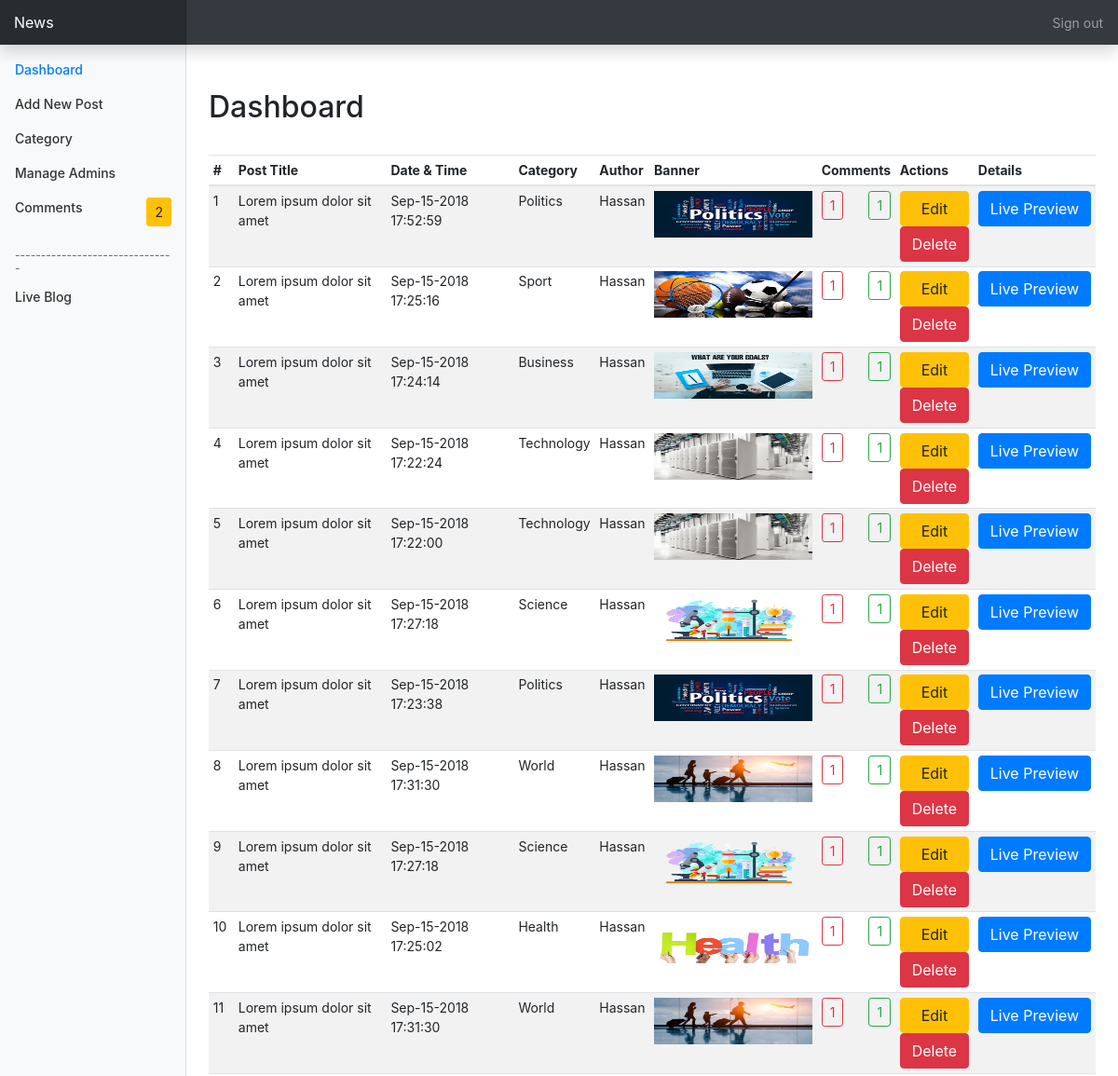
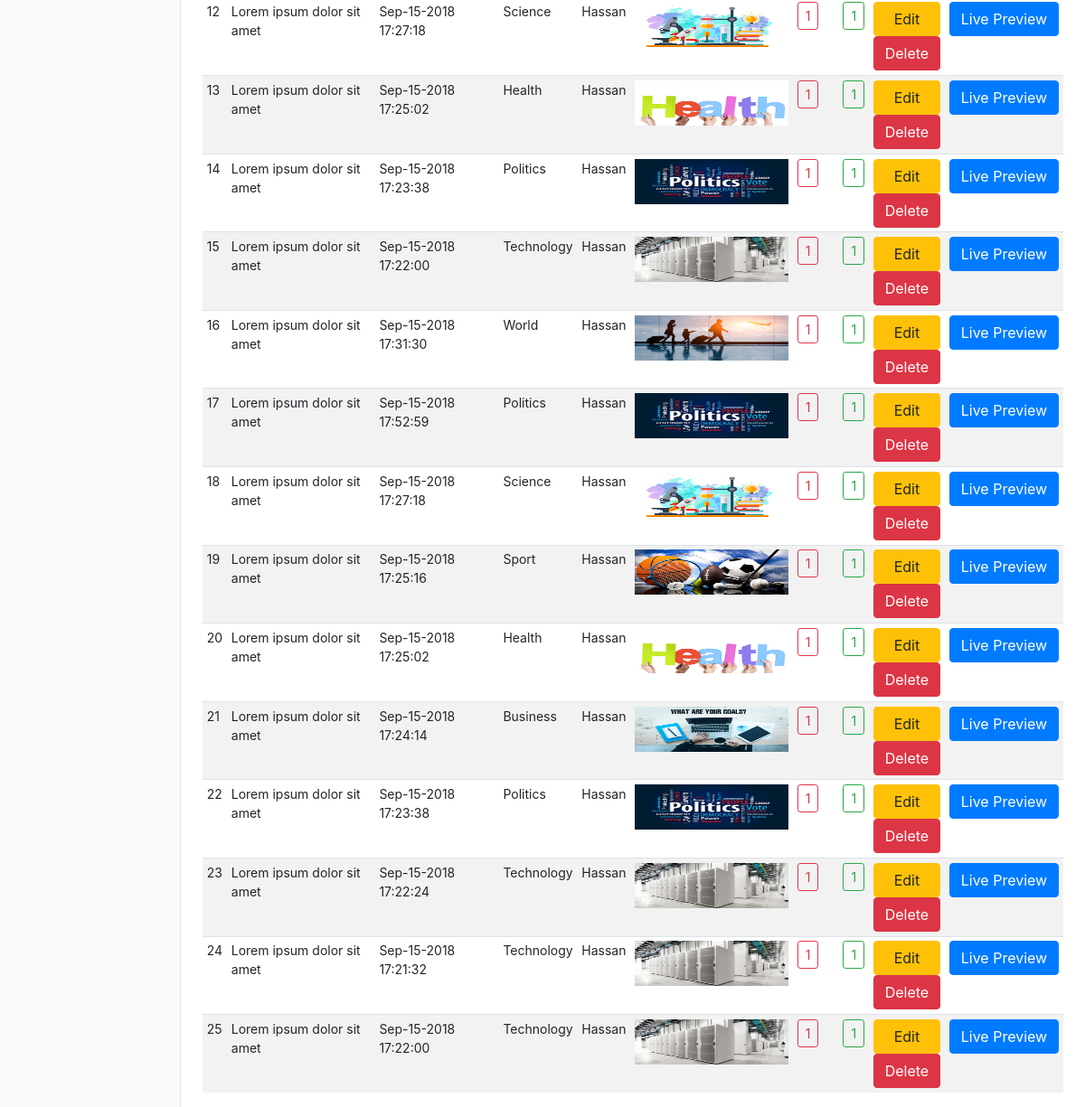
/Dashboard.php (signed in), run on the app's committed database (2 pictures, top to bottom).
### tables this page shows
CREATE TABLE `posts` (
  `id` int(10) NOT NULL,
  `title` varchar(50) NOT NULL,
  `datetime` varchar(50) NOT NULL,
  `category` varchar(100) NOT NULL,
  `author` varchar(100) NOT NULL,
  `image` varchar(200) NOT NULL,
  `post` varchar(10000) NOT NULL
);

### db/dbOperation.php (called while the page is built, shortened)
<?php
class DBOperation
{
    private $conn;
    public function __construct()
    {
        require_once 'dbConnect.php';
        $db = new DBConnect();
        $this->conn = $db->connect();
    }
    public function selectPost()
    {
        $sql = 'SELECT * FROM `posts` ORDER BY `id` DESC ;';
        $stmt = $this->conn->prepare($sql);
        $stmt->execute();
        $result = $stmt->fetchAll();
        $rowCount = $stmt->rowCount();
        $finalResult = array($result, $rowCount);
        return $finalResult;
    }
    public function countComments()
    {
        $sql = 'SELECT COUNT(*) FROM `comments` WHERE `status` = ?;';
        $stmt = $this->conn->prepare($sql);
        $status = 'off';
        $stmt->bindParam(1, $status);
        $stmt->execute();
        $result = $stmt->fetchColumn();
        return $result;
    }
}

### db/dbConnect.php (called while the page is built, shortened)
<?php
class DBConnect
{
    private $conn;
    public function connect()
    {
        try {
            $this->conn = new PDO(dsn, dbUsername, dbPassword);
        } catch (PDOException $exception) {
            echo 'Connection failed: ' . $exception->getMessage();
        }
        return $this->conn;
    }
}

### Dashboard.php (the view, shortened to what this page needs)
<?php require_once "./db/DBOperation.php" ?>
<!doctype html>
<html lang="en">
<head>
    <link rel="stylesheet" href="css/bootstrap.min.css">
    <link href="css/css/starter-template.css" rel="stylesheet">
    <link href="css/css/dashboard.css" rel="stylesheet">
</head>
<body>
<nav class="navbar navbar-dark fixed-top bg-dark flex-md-nowrap p-0 shadow">
    <a class="navbar-brand col-sm-3 col-md-2 mr-0" href="Blog.php?page=1">News</a>
    <ul class="navbar-nav px-3">
        <li class="nav-item text-nowrap">
            <a class="nav-link" href="SignOut.php">Sign out</a>
        </li>
    </ul>
</nav>
<div class="container-fluid">
    <div class="row">
        <nav class="col-md-2 d-none d-md-block bg-light sidebar">
            <div class="sidebar-sticky">
                <ul class="nav flex-column">
                    <li class="nav-item">
                        <a class="nav-link active" href="Dashboard.php">
                            Dashboard <span class="sr-only">(current)</span>
                        </a>
                    </li>
                    <li class="nav-item">
                        <a class="nav-link" href="AddNewPost.php">
                            Add New Post
                        </a>
                    </li>
                    <li class="nav-item">
                        <a class="nav-link" href="Categories.php">
                            Category
                        </a>
                    </li>
                    <li class="nav-item">
                        <a class="nav-link" href="Admins.php">
                            Manage Admins
                        </a>
                    </li>
                    <li class="nav-item">
                        <a class="nav-link" href="Comments.php">
                            Comments
                            <?php
                            $db = new dbOperation();
                            $result = $db->countComments();
                            echo '<button type="button" class="btn btn-warning btn-sm float-right">';
                            echo $result;
                            echo '</button>';
                            ?>
                        </a>
                    </li>
                </ul>
                <h6 class="sidebar-heading d-flex justify-content-between align-items-center px-3 mt-4 mb-1 text-muted">
                    <span>------------------------------- </span>
                </h6>
                <ul class="nav flex-column mb-2">
                    <li class="nav-item">
                        <a class="nav-link" href="Blog.php?page=1">
                            Live Blog
                        </a>
                    </li>
                </ul>
            </div>
        </nav>
        <main role="main" class="col-md-9 ml-sm-auto col-lg-10 px-4 pt-lg-0">
            <div class="d-flex justify-content-between flex-wrap flex-md-nowrap align-items-center pt-3 pb-2 mb-3">
                <h1 class="h2">Dashboard</h1>
            </div>
            <div class="table-responsive">
                <table class="table table-striped table-sm">
                    <thead>
                    <tr>
                        <th>#</th>
                        <th>Post Title</th>
                        <th>Date & Time</th>
                        <th>Category</th>
                        <th>Author</th>
                        <th>Banner</th>
                        <th>Comments</th>
                        <th>Actions</th>
                        <th>Details</th>
                    </tr>
                    </thead>
                    <tbody>
                    <?php
                    $db = new dbOperation();
                    $finalResult = $db->selectPost();
                    $result = $finalResult[0];
                    $rowCount = $finalResult[1];
                    for ($i = 0; $i < $rowCount; $i++) {
                        echo '<tr>';
                        echo '<td>' . ($i + 1) . '</td>';
                        echo '<td>' . $result[$i]['title'] . '</td>';
                        echo '<td>' . $result[$i]['datetime'] . '</td>';
                        echo '<td>' . $result[$i]['category'] . '</td>';
                        echo '<td>' . $result[$i]['author'] . '</td>';
                        echo '<td>' . '<img src="upload/' . $result[$i]['image'] . '"  width="170px" ; height="50px" class="">' . '</td>';
                        echo '<td>' . '<button type="button" class="btn btn-outline-danger btn-sm float-left">1</button>'
                            . '<button type="button" class="btn btn-outline-success btn-sm float-right">1</button>' . '</td>';
                        echo '<td>'
                            . '<a href="operation/EditPost.php?id=' . $result[$i]['id'] . '">'
                            . '<button class="btn btn-warning btn-block" type="submit" name="btnEdit">Edit</button>'
                            . '</a>'
                            . '<a href="operation/DeletePost.php?id=' . $result[$i]['id'] . '">'
                            . '<button class="btn btn-danger btn-block" type="submit" name="btnDelete">Delete</button>'
                            . '</a>' . '</td>';
                        echo '<td>'
                            . '<a href="FullPost.php?id=' . $result[$i]['id'] . '">'
                            . '<button class="btn btn-primary btn-block" type="submit" name="btnPreview">Live Preview</button>'
                            . '</a>' . '</td>';
                        echo '</tr>';
                    }
                    ?>
                    </tbody>
                </table>
            </div>
        </main>
    </div>
</div>
</body>
</html>

### css/css/starter-template.css (style rules this page uses)
body { padding-top: 5rem; }

### css/css/dashboard.css (style rules this page uses)
body { font-size: .875rem; }
.sidebar { position: fixed; top: 0; bottom: 0; left: 0; z-index: 100; padding: 48px 0 0; box-shadow: inset -1px 0 0 rgba(0, 0, 0, .1); }
.sidebar-sticky { position: relative; top: 0; height: calc(100vh - 48px); padding-top: .5rem; overflow-x: hidden; overflow-y: auto; }
.sidebar .nav-link { font-weight: 500; color: #333; }
.sidebar .nav-link.active { color: #007bff; }
.sidebar-heading { font-size: .75rem; text-transform: uppercase; }
[role="main"] { padding-top: 48px; }
.navbar-brand { padding-top: .75rem; padding-bottom: .75rem; font-size: 1rem; background-color: rgba(0, 0, 0, .25); box-shadow: inset -1px 0 0 rgba(0, 0, 0, .25); }

### data on the page
posts: title "Lorem ipsum dolor sit amet", datetime "Sep-15-2018 17:52:59", category "Politics", author "Hassan", image (picture)
posts: title "Lorem ipsum dolor sit amet", datetime "Sep-15-2018 17:25:16", category "Sport", author "Hassan", image (picture)
posts: title "Lorem ipsum dolor sit amet", datetime "Sep-15-2018 17:24:14", category "Business", author "Hassan", image (picture)
posts: title "Lorem ipsum dolor sit amet", datetime "Sep-15-2018 17:22:24", category "Technology", author "Hassan", image (picture)
posts: title "Lorem ipsum dolor sit amet", datetime "Sep-15-2018 17:22:00", category "Technology", author "Hassan", image (picture)
posts: title "Lorem ipsum dolor sit amet", datetime "Sep-15-2018 17:27:18", category "Science", author "Hassan", image (picture)
posts: title "Lorem ipsum dolor sit amet", datetime "Sep-15-2018 17:23:38", category "Politics", author "Hassan", image (picture)
posts: title "Lorem ipsum dolor sit amet", datetime "Sep-15-2018 17:31:30", category "World", author "Hassan", image (picture)
posts: title "Lorem ipsum dolor sit amet", datetime "Sep-15-2018 17:27:18", category "Science", author "Hassan", image (picture)
posts: title "Lorem ipsum dolor sit amet", datetime "Sep-15-2018 17:25:02", category "Health", author "Hassan", image (picture)
posts: title "Lorem ipsum dolor sit amet", datetime "Sep-15-2018 17:31:30", category "World", author "Hassan", image (picture)
posts: title "Lorem ipsum dolor sit amet", datetime "Sep-15-2018 17:27:18", category "Science", author "Hassan", image (picture)
posts: title "Lorem ipsum dolor sit amet", datetime "Sep-15-2018 17:25:02", category "Health", author "Hassan", image (picture)
posts: title "Lorem ipsum dolor sit amet", datetime "Sep-15-2018 17:23:38", category "Politics", author "Hassan", image (picture)
posts: title "Lorem ipsum dolor sit amet", datetime "Sep-15-2018 17:22:00", category "Technology", author "Hassan", image (picture)
posts: title "Lorem ipsum dolor sit amet", datetime "Sep-15-2018 17:31:30", category "World", author "Hassan", image (picture)
posts: title "Lorem ipsum dolor sit amet", datetime "Sep-15-2018 17:52:59", category "Politics", author "Hassan", image (picture)
posts: title "Lorem ipsum dolor sit amet", datetime "Sep-15-2018 17:27:18", category "Science", author "Hassan", image (picture)
posts: title "Lorem ipsum dolor sit amet", datetime "Sep-15-2018 17:25:16", category "Sport", author "Hassan", image (picture)
posts: title "Lorem ipsum dolor sit amet", datetime "Sep-15-2018 17:25:02", category "Health", author "Hassan", image (picture)
posts: title "Lorem ipsum dolor sit amet", datetime "Sep-15-2018 17:24:14", category "Business", author "Hassan", image (picture)
posts: title "Lorem ipsum dolor sit amet", datetime "Sep-15-2018 17:23:38", category "Politics", author "Hassan", image (picture)
posts: title "Lorem ipsum dolor sit amet", datetime "Sep-15-2018 17:22:24", category "Technology", author "Hassan", image (picture)
posts: title "Lorem ipsum dolor sit amet", datetime "Sep-15-2018 17:21:32", category "Technology", author "Hassan", image (picture)
posts: title "Lorem ipsum dolor sit amet", datetime "Sep-15-2018 17:22:00", category "Technology", author "Hassan", image (picture)

### other printed values
$result "2"
